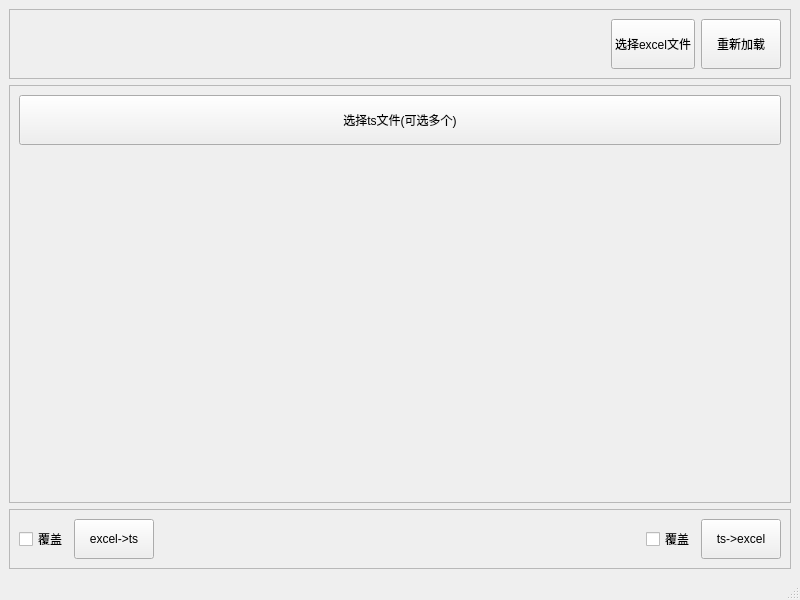
<?xml version="1.0" encoding="UTF-8"?>
<ui version="4.0">
 <class>MainWindow</class>
 <widget class="QMainWindow" name="MainWindow">
  <property name="geometry">
   <rect>
    <x>0</x>
    <y>0</y>
    <width>800</width>
    <height>600</height>
   </rect>
  </property>
  <property name="windowTitle">
   <string>MainWindow</string>
  </property>
  <widget class="QWidget" name="centralwidget">
   <layout class="QGridLayout" name="gridLayout_5">
    <item row="0" column="0">
     <widget class="QFrame" name="frame_3">
      <property name="frameShape">
       <enum>QFrame::StyledPanel</enum>
      </property>
      <property name="frameShadow">
       <enum>QFrame::Raised</enum>
      </property>
      <layout class="QGridLayout" name="gridLayout_4">
       <item row="0" column="0">
        <layout class="QHBoxLayout" name="horizontalLayout">
         <item>
          <widget class="QWidget" name="widget_excel" native="true">
           <property name="sizePolicy">
            <sizepolicy hsizetype="Expanding" vsizetype="Preferred">
             <horstretch>0</horstretch>
             <verstretch>0</verstretch>
            </sizepolicy>
           </property>
          </widget>
         </item>
         <item>
          <widget class="QPushButton" name="pushButton_loadexcel">
           <property name="minimumSize">
            <size>
             <width>0</width>
             <height>50</height>
            </size>
           </property>
           <property name="text">
            <string>选择excel文件</string>
           </property>
          </widget>
         </item>
         <item>
          <widget class="QPushButton" name="pushButton_reload">
           <property name="minimumSize">
            <size>
             <width>0</width>
             <height>50</height>
            </size>
           </property>
           <property name="text">
            <string>重新加载</string>
           </property>
          </widget>
         </item>
        </layout>
       </item>
      </layout>
     </widget>
    </item>
    <item row="1" column="0">
     <widget class="QFrame" name="frame_2">
      <property name="sizePolicy">
       <sizepolicy hsizetype="Preferred" vsizetype="Expanding">
        <horstretch>0</horstretch>
        <verstretch>0</verstretch>
       </sizepolicy>
      </property>
      <property name="frameShape">
       <enum>QFrame::StyledPanel</enum>
      </property>
      <property name="frameShadow">
       <enum>QFrame::Raised</enum>
      </property>
      <layout class="QGridLayout" name="gridLayout_3">
       <item row="0" column="0">
        <layout class="QVBoxLayout" name="verticalLayout">
         <item>
          <widget class="QPushButton" name="pushButton_selectTsfile">
           <property name="minimumSize">
            <size>
             <width>0</width>
             <height>50</height>
            </size>
           </property>
           <property name="text">
            <string>选择ts文件(可选多个)</string>
           </property>
          </widget>
         </item>
         <item>
          <widget class="QWidget" name="widget_ts" native="true">
           <property name="sizePolicy">
            <sizepolicy hsizetype="Preferred" vsizetype="Expanding">
             <horstretch>0</horstretch>
             <verstretch>0</verstretch>
            </sizepolicy>
           </property>
          </widget>
         </item>
        </layout>
       </item>
      </layout>
     </widget>
    </item>
    <item row="2" column="0">
     <widget class="QFrame" name="frame">
      <property name="sizePolicy">
       <sizepolicy hsizetype="Preferred" vsizetype="Fixed">
        <horstretch>0</horstretch>
        <verstretch>0</verstretch>
       </sizepolicy>
      </property>
      <property name="minimumSize">
       <size>
        <width>0</width>
        <height>50</height>
       </size>
      </property>
      <property name="maximumSize">
       <size>
        <width>16777215</width>
        <height>16777215</height>
       </size>
      </property>
      <property name="frameShape">
       <enum>QFrame::StyledPanel</enum>
      </property>
      <property name="frameShadow">
       <enum>QFrame::Raised</enum>
      </property>
      <layout class="QGridLayout" name="gridLayout">
       <item row="0" column="0">
        <layout class="QHBoxLayout" name="horizontalLayout_2">
         <item>
          <widget class="QCheckBox" name="checkBox_excelts">
           <property name="text">
            <string>覆盖</string>
           </property>
          </widget>
         </item>
         <item>
          <widget class="QPushButton" name="btn_excelts">
           <property name="minimumSize">
            <size>
             <width>0</width>
             <height>40</height>
            </size>
           </property>
           <property name="text">
            <string>excel-&gt;ts</string>
           </property>
          </widget>
         </item>
        </layout>
       </item>
       <item row="0" column="1">
        <spacer name="horizontalSpacer">
         <property name="orientation">
          <enum>Qt::Horizontal</enum>
         </property>
         <property name="sizeHint" stdset="0">
          <size>
           <width>487</width>
           <height>20</height>
          </size>
         </property>
        </spacer>
       </item>
       <item row="0" column="2">
        <layout class="QHBoxLayout" name="horizontalLayout_3">
         <item>
          <widget class="QCheckBox" name="checkBox_tsexcel">
           <property name="text">
            <string>覆盖</string>
           </property>
          </widget>
         </item>
         <item>
          <widget class="QPushButton" name="btn_tsexcel">
           <property name="minimumSize">
            <size>
             <width>0</width>
             <height>40</height>
            </size>
           </property>
           <property name="text">
            <string>ts-&gt;excel</string>
           </property>
          </widget>
         </item>
        </layout>
       </item>
      </layout>
     </widget>
    </item>
   </layout>
  </widget>
  <widget class="QMenuBar" name="menubar">
   <property name="geometry">
    <rect>
     <x>0</x>
     <y>0</y>
     <width>800</width>
     <height>23</height>
    </rect>
   </property>
  </widget>
  <widget class="QStatusBar" name="statusbar"/>
 </widget>
 <resources/>
 <connections/>
</ui>
